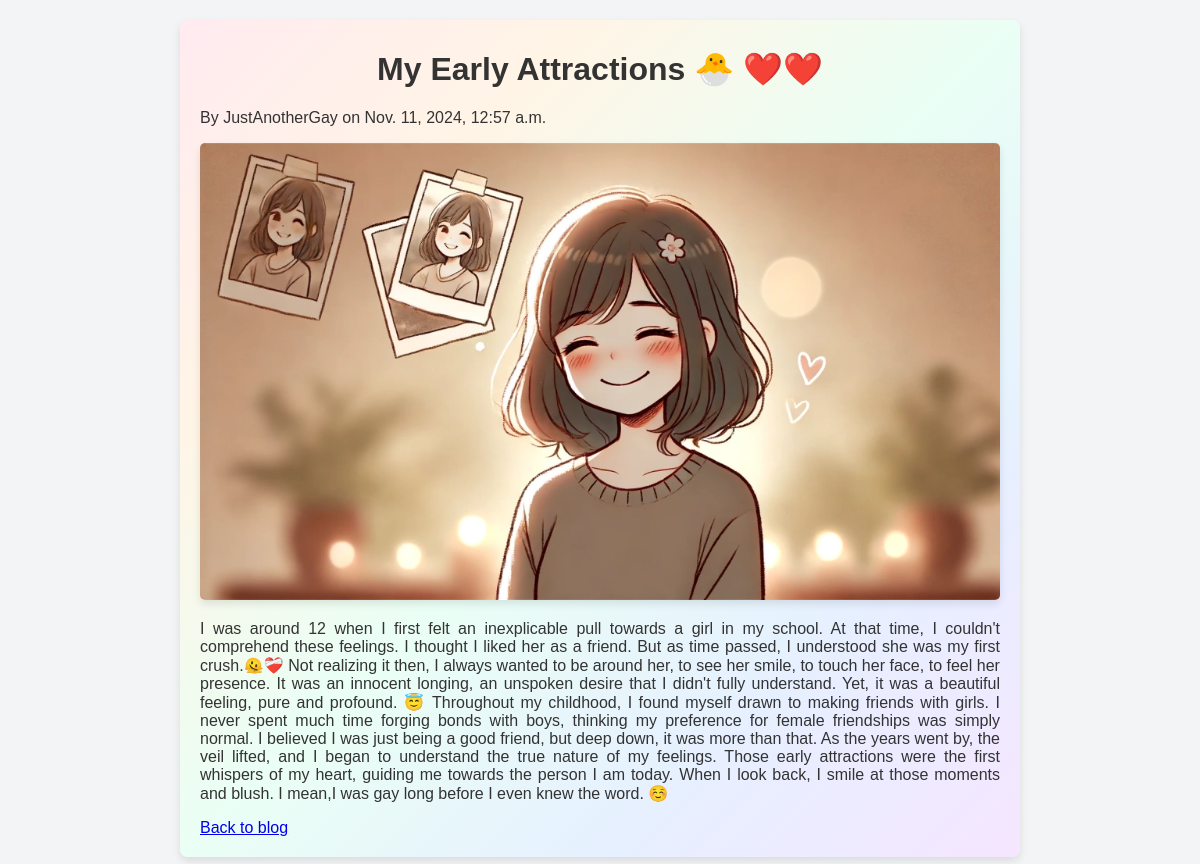
The app's page /my-early-attractions/ with its own data.
### myapp/models.py (models this page shows, shortened)
class Post(models.Model):
    title = models.CharField(max_length=200)
    content = models.TextField()
    created_at = models.DateTimeField(default=timezone.now)
    updated_at = models.DateTimeField(auto_now=True)
    author = models.CharField(max_length=100)
    slug = models.SlugField(unique=True, max_length=200)
    image = models.ImageField(upload_to='post_images/', blank=True, null=True)

### myapp/views.py (the view)
# urls.py: path('<slug:slug>/', views.post_detail, name='post_detail'),
def post_detail(request, slug):
    post = get_object_or_404(Post, slug=slug)
    return render(request, 'post_detail.html', {'post': post})

### myapp/templates/post_detail.html (shortened to what this page needs)
<!DOCTYPE html>
<html lang="en">
<head>
    {% load static %}
    <link rel="stylesheet" href="{% static 'css/styles.css' %}">
</head>
<body>
    <div class="post-detail-container">
        <h1 class="post-title">{{ post.title }} ❤️❤️</h1>
        <p>By {{ post.author }} on {{ post.created_at }}</p>
        {% if post.image %}
            <img src="{{ post.image.url }}" alt="{{ post.title }}" class="post-detail-image">
        {% endif %}
        <div class="post-content">
            <p>{{ post.content }}</p>
        </div>
        <a href="{% url 'post_list' %}">Back to blog</a>
    </div>
</body>
</html>

### myapp/static/css/styles.css (style rules this page uses)
body { font-family: Arial, sans-serif; background-color: #f3f4f6; color: #333; margin: 0; padding: 0; }
.post-detail-image { display: block; width: 100%; max-width: 500px; height: auto; margin: 0 auto; border-radius: 8px; box-shadow: 0 4px 8px rgba(0, 0, 0, 0.1); }
.post-detail-container { background: linear-gradient(135deg, #ffebf0, #fff5e6, #eafff5, #e6f0ff, #f5e6ff); padding: 20px; border-radius: 8px; box-shadow: 0 4px 8px rgba(0, 0, 0, 0.1); max-width: 800px; margin: 20px auto; }
.post-detail-image { display: block; max-width: 100%; height: auto; margin: 0 auto; border-radius: 5px; }
.post-title { font-size: 2rem; font-weight: bold; color: #333; margin-top: 10px; text-align: center; }
.post-content { font-size: 1rem; color: #333; margin-top: 20px; text-align: justify; }

### records on screen
Post: title "My Early Attractions 🐣", author "JustAnotherGay", created_at "Nov. 11, 2024, 12:57 a.m.", image (picture), content "I was around 12 when I first felt an inexplicable pull towards a girl in my school. At that time, I couldn't comprehend these feelings. I thought I liked her as a friend. But as time passed, I understood she was my first crush.🫠❤️‍🩹 Not realizing it then, I always wanted to be around her, to see her smile, to touch her face, to feel her presence. It was an innocent longing, an unspoken desire that I didn't fully understand. Yet, it was a beautiful feeling, pure and profound. 😇 Throughout my childhood, I found myself drawn to making friends with girls. I never spent much time forging bonds with boys, thinking my preference for female friendships was simply normal. I believed I was just being…"
